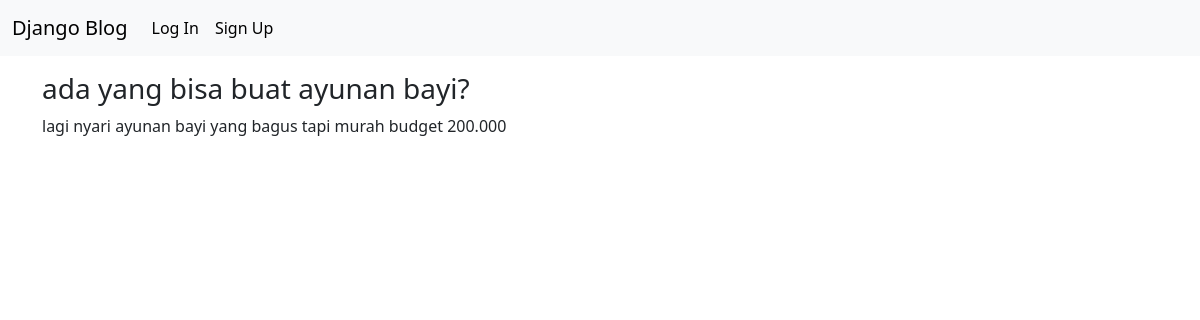
Screenshot of /post/3/ with the database file from the repository.
### blog/models.py (models this page shows, shortened)
class Post(models.Model):
    title = models.CharField(max_length=200)
    author = models.ForeignKey(
        "auth.User",
        on_delete=models.CASCADE,
    )
    body = models.TextField()

### blog/views.py (the view)
# urls.py: path("post/<int:pk>/", BlogDetailView.as_view(), name="post_detail"),
class BlogDetailView(DetailView):
    model = Post
    template_name = "post_detail.html"

### templates/post_detail.html (shortened to what this page needs)
{% extends "base.html" %}
{% block content %}
<div class="mt-3">
    <h3>{{ post.title }}</h3>
    <p>{{ post.body }}</p>
</div>
{% endblock %}

### rows the page displays
Post: title "ada yang bisa buat ayunan bayi?", body "lagi nyari ayunan bayi yang bagus tapi murah budget 200.000"
